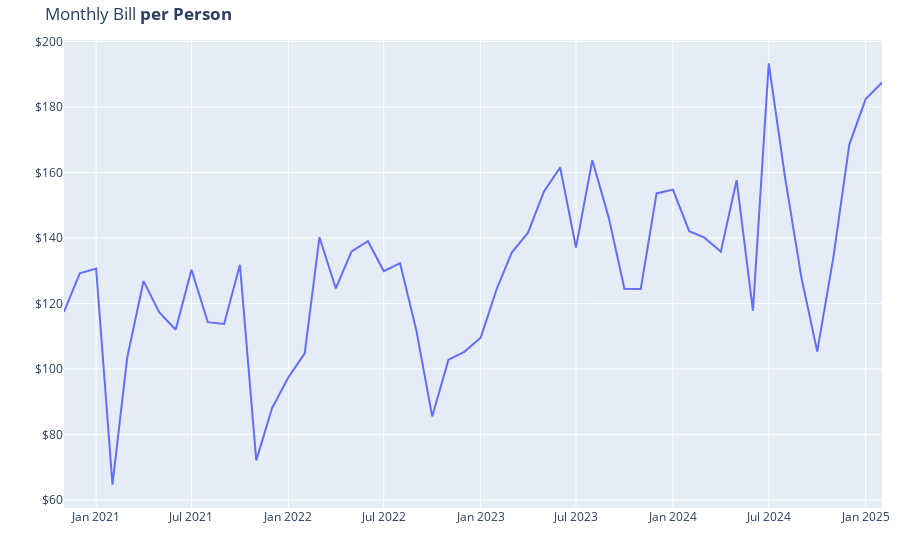

The notebook cell saved with this chart:
### Markdown cell above
<a id="amount-per-person"></a>
## Bill per Person
<hr>

[Back to Top](#)

### Code cell
# group by year and month, sum Amount
monthly_amount = df.groupby(df["Date"].dt.to_period("M"))["Amount"].sum().reset_index()
monthly_amount["Date"] = monthly_amount["Date"].astype(
    str
)  # convert to string for Plotly

# calculate amount per person
monthly_amount["Amount_per_person"] = monthly_amount["Amount"] / 3

# plot
fig = px.line(
    monthly_amount,
    x="Date",
    y="Amount_per_person",
    title="Monthly Bill <b>per Person</b>",
    labels={"Date": "Month and Year", "Amount_per_person": "Amount per Person ($)"},
)

# format y-axis to show currency
fig.update_traces(hovertemplate="Month and Year: %{x}<br>Amount per Person: $%{y:.2f}")

# format for mobile
fig.update_layout(
    xaxis=dict(title=""),
    yaxis=dict(
        title="",
        tickprefix="$",
    ),
    margin=dict(
        t=40,
        b=30,
        l=10,
        r=10,
    ),
    legend=dict(
        orientation="h",
        x=0.5,
        xanchor="center",
        y=-0.2,
    ),
)

fig.show()

### Figure 1 — Plotly figure (JSON) as saved in the notebook; plotly's stock layout.template omitted (floating-point values rounded to 4 significant figures)
{"data": [{"hovertemplate": "Month and Year: %{x}<br>Amount per Person: $%{y:.2f}", "legendgroup": "", "line": {"color": "#636efa", "dash": "solid"}, "marker": {"symbol": "circle"}, "mode": "lines", "name": "", "orientation": "v", "showlegend": false, "type": "scatter", "x": ["2020-11", "2020-12", "2021-01", "2021-02", "2021-03", "2021-04", "2021-05", "2021-06", "2021-07", "2021-08", "2021-09", "2021-10", "2021-11", "2021-12", "2022-01", "2022-02", "2022-03", "2022-04", "2022-05", "2022-06", "2022-07", "2022-08", "2022-09", "2022-10", "2022-11", "2022-12", "2023-01", "2023-02", "2023-03", "2023-04", "2023-05", "2023-06", "2023-07", "2023-08", "2023-09", "2023-10", "2023-11", "2023-12", "2024-01", "2024-02", "2024-03", "2024-04", "2024-05", "2024-06", "2024-07", "2024-08", "2024-09", "2024-10", "2024-11", "2024-12", "2025-01", "2025-02"], "xaxis": "x", "y": [117.4, 129.2, 130.7, 64.67, 103.4, 126.8, 117.2, 112.0, 130.3, 114.3, 113.7, 131.8, 72.07, 88.01, 97.41, 104.8, 140.2, 124.6, 135.9, 139.0, 129.9, 132.3, 111.7, 85.49, 102.8, 105.2, 109.5, 124.6, 135.5, 141.6, 154.1, 161.5, 137.1, 163.7, 146.4, 124.5, 124.4, 153.6, 154.8, 142.1, 140.1, 135.8, 157.6, 117.8, 193.3, 158.5, 127.9, 105.3, 134.4, 168.6, 182.4, 187.5], "yaxis": "y"}], "layout": {"legend": {"orientation": "h", "tracegroupgap": 0, "x": 0.5, "xanchor": "center", "y": -0.2}, "margin": {"b": 30, "l": 10, "r": 10, "t": 40}, "title": {"text": "Monthly Bill <b>per Person</b>"}, "xaxis": {"anchor": "y", "domain": [0, 1], "title": {"text": ""}}, "yaxis": {"anchor": "x", "domain": [0, 1], "tickprefix": "$", "title": {"text": ""}}}}
